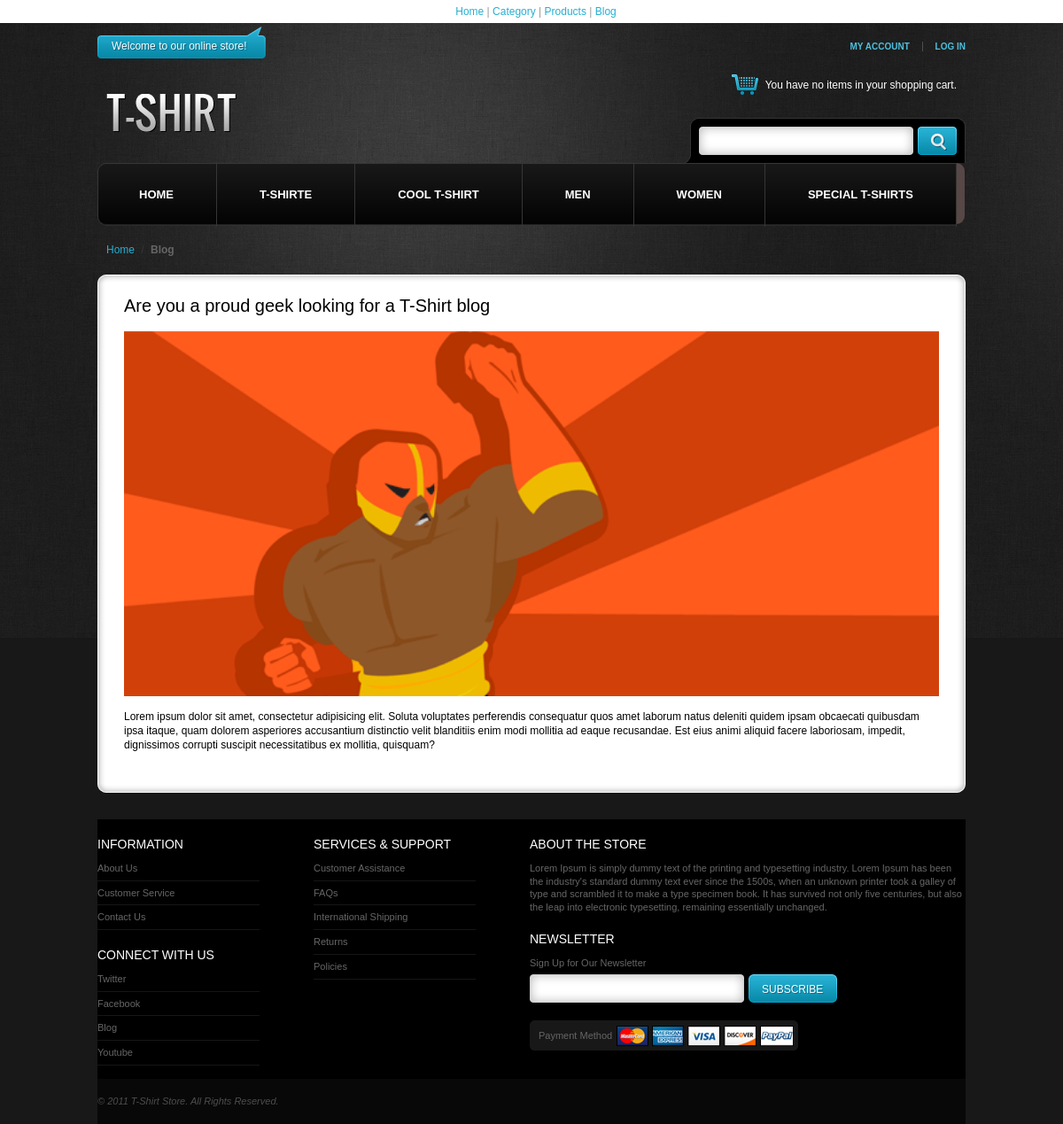
Screenshot of /blog.php with the database file from the repository.
### tables this page shows
CREATE TABLE `category` (
  `id` int(11) NOT NULL,
  `category` varchar(255) NOT NULL
);

CREATE TABLE `blog` (
  `id` int(11) NOT NULL,
  `title` varchar(255) NOT NULL,
  `desc` text NOT NULL,
  `image` varchar(255) NOT NULL
);

### blog.php (the view)
<?php include'header.php';?>
<div class="main">
  <div class="breadcrumbs">
    <ul>
      <li class="home"> <a title="Go to Home Page" href="index.php">Home</a> <span>/ </span> </li>
      <li> <strong>Blog</strong> </li>
    </ul>
  </div>
  <div class="col-main1">
    <div class="top-full">&nbsp;</div>
    <?php $blog = mysqli_query($con,"SELECT * FROM blog");?>
    <?php while($row = mysqli_fetch_array($blog)) { ?>
    <div class="m-full">
      <h1><?php echo $row['title'];?></h1>
      <br />
      <img src="<?php echo $row['image'];?>" alt="">
      <br />
      <p><?php echo $row['desc'];?></p> <br />
    </div>
    <?php };?>
    <div class="btm-full">&nbsp;</div>
  </div>
</div>
<?php include'footer.php'?>

### header.php (shortened to what this page needs)
<?php include'db.php';?>
<!DOCTYPE html>
<html>
<head>
  <link href="includes/style.css" rel="stylesheet" type="text/css" />
  <link href='includes/cloud-zoom/cloud-zoom.css' rel='stylesheet' type='text/css' />
</head>
<body>
  <div align="center" style="background:#FFF; padding:5px; position:fixed; color:#999; top:0; position:fixed; width:100%; z-index:10000;"><a href="index.php">Home</a> | <a href="category.php">Category</a> | <a href="#">Products</a> | <a href="blog.php">Blog</a></div>
  <div class="page">
    <div class="header-container">
      <div class="header">
        <div class="shopLinks">
          <ul class="links">
            <li class="first"><a title="My Account" href="registration.php">My Account</a></li>
            <li class="last"><a title="Log In" href="login.php">Log In</a></li>
          </ul>
          <p class="welcome-msg">Welcome to our online store!<span>&nbsp;</span></p>
        </div>
        <h1 class="logo"><strong>T Shirt</strong><a class="logo" title="T-shop" href="index.php"><img alt="T-shop" src="images/logo.png" /></a></h1>
        <div class="quick-access">
          <div class="shoppingCart">
            <div class="block block-cart">
              <div class="block-content">
                <p class="empty">You have no items in your shopping cart.</p>
              </div>
            </div>
          </div>
          <div class="search">
            <form method="get" action="search.php" id="search_mini_form">
              <div class="form-search">
                <input type="text" class="input-text" value="<?php if(isset($_GET['q'])){echo $_GET['q'];};?>" name="q" id="search" />
                <button class="button" title="Search" type="submit"></button>
              </div>
            </form>
          </div>
        </div>
      </div>
    </div>
    <div class="nav-container">
      <ul id="nav">
        <li class="level-top first"> <a class="level-top" href="index.php"> <span>Home</span> </a></li>
        <?php $menu = mysqli_query($con,"SELECT * FROM category");?>
        <?php while($row = mysqli_fetch_array($menu)) {	?>
        <li class="level-top"> <a class="level-top" href="category.php?cat=<?php echo $row['id']?>"> <span><?php echo $row['category']?> </span> </a> </li>
        <?php };?>
        <li class="end"></li>
      </ul>
    </div>

### includes/style.css (style rules this page uses)
body { font-family: "Arial Black", Gadget, sans-serif; font:12px/1.35 Arial,Helvetica,sans-serif; background:url("../images/bg.png") repeat-x scroll 0 0 #181818; margin-top:40px; }
img { border:0; vertical-align:top; }
a { color:#26afd2; text-decoration:none; }
.page { width:980px; margin:0 auto;text-align:left; }
* { margin:0; padding:0; }
ul,ol { list-style:none; }
h1 { font-size:20px; font-weight:normal; line-height:1.15; }
input,select,textarea,button { font:12px Arial, Helvetica, sans-serif; vertical-align:middle; color:#000; }
input.input-text,select,textarea { border:1px solid #e6e6e6; background:#fff url(../images/input-bg.png) 0 0 no-repeat; }
input.input-text,textarea { padding:6px; }
button.button { -webkit-border-fit:lines; }
button.button { overflow:visible; width:auto; border:0; padding:0; margin:0; background:transparent; cursor:pointer; }
.logo { float:left; }
.header-container { margin:20px 0 0; }
.header .logo { float:left; text-decoration:none !important; margin:38px 0 0 10px; }
.header h1.logo { margin:0; padding:0; }
.header .links { float:right; font-size:10px; font-weight:bold; text-transform:uppercase; margin:6px 0 0; }
.header .links a { color:#4dc1df; text-decoration:none; }
.header .links li { display:inline; padding:0 14px 0 11px;border-right: 1px solid #4f4f4f; }
.header .links li.first { padding-left:0 !important; }
.header .links li.last { background:none !important; padding-right:0 !important;border-right: 0 none; }
.header .search { background: url(../images/sprites.png) 22px -104px no-repeat; padding:10px 10px 9px 0px; height:32px; width:334px; clear:right; float:right; }
.header .form-search { text-align:right;background: url(../images/sprites.png) 1px 0 no-repeat; width:292px; float:right; }
.header .form-search .button { background: url(../images/sprites.png) 0 -62px no-repeat;height: 32px;width:44px; }
.header .form-search .input-text { border:0px; background:none; color:#585858; font-weight:bold; width:222px; margin:0 8px 0 0; }
.header .quick-access { float:right; }
.header .welcome-msg { float:left; color:#FFF;text-align: left; font-family: 'Oswald', sans-serif;background: url(../images/sprites.png) 0 -326px no-repeat; padding:4px 0 6px 16px; text-shadow:1px 1px #006780; }
.header .welcome-msg span { background: url(../images/sprites.png) -252px 0 no-repeat;padding:10px 10px 10px 8px; position:absolute; margin:-14px 0 0; *margin-top:-13px; }
.header .shopLinks { height: 28px; }
.shoppingCart { background: url(../images/sprites.png) -102px -64px no-repeat; position:relative;padding:7px 10px 7px 44px; font-size:12px; color:#FFF; margin:13px 0 22px; float:right; }
.shoppingCart .empty { font-size:12px; }
.shoppingCart .block-content { padding: 0 !important; }
.nav-container { clear:both; height:70px; }
#nav { font-size:12px;font-family: 'Oswald',sans-serif;*padding-bottom:22px;text-transform:uppercase; }
#nav li { text-align:left; position:relative; }
#nav li a { display:block; text-decoration:none; background: url(../images/sprites.png) 0px -166px repeat-x; }
#nav li a span { display:block; white-space:nowrap; cursor:pointer; }
#nav li { float:left; }
#nav li a { float:left;font-size: 13px;font-weight: 700;padding:27px 48px;color:#fff; border-right:1px solid #363636; }
#nav li.first { background: url(../images/sprites.png) 0px -246px no-repeat; padding:0 0 0 10px; }
#nav li.first a { padding-left:37px; }
#nav li.end { background-color: #584747; width: 9px; height: 69px; border-radius: 0px 10px 10px 0px; }
.breadcrumbs { padding:10px; margin:10px 0; }
.breadcrumbs li { display:inline;color:#666666; }
.breadcrumbs span { color:#363636; margin:0 4px; }
.block .block-content { padding:8px 33px 20px; }
.main .top-full { background: url("../images/full-c.png") no-repeat scroll 0 0 transparent; height: 10px; }
.main .btm-full { background: url("../images/full-c.png") no-repeat scroll 0 -16px transparent; height: 10px; margin: 0 0 20px; }
.main .m-full { background: url("../images/full-m.png") repeat-y scroll 0 0 #FFFFFF; padding: 14px 30px 20px; width: 920px; }
.main .m-full img { width: 100%; margin-bottom: 15px; }

### rows the page displays
category: category "T-SHIRTE"
category: category "COOL T-SHIRT"
category: category "MEN"
category: category "WOMEN"
category: category "SPECIAL T-SHIRTS"
blog: title "Are you a proud geek looking for a T-Shirt blog", image (picture), desc "Lorem ipsum dolor sit amet, consectetur adipisicing elit. Soluta voluptates perferendis consequatur quos amet laborum natus deleniti quidem ipsam obcaecati quibusdam ipsa itaque, quam dolorem asperiores accusantium distinctio velit blanditiis enim modi mollitia ad eaque recusandae. Est eius animi aliquid facere laboriosam, impedit, dignissimos corrupti suscipit necessitatibus ex mollitia, quisquam?"
